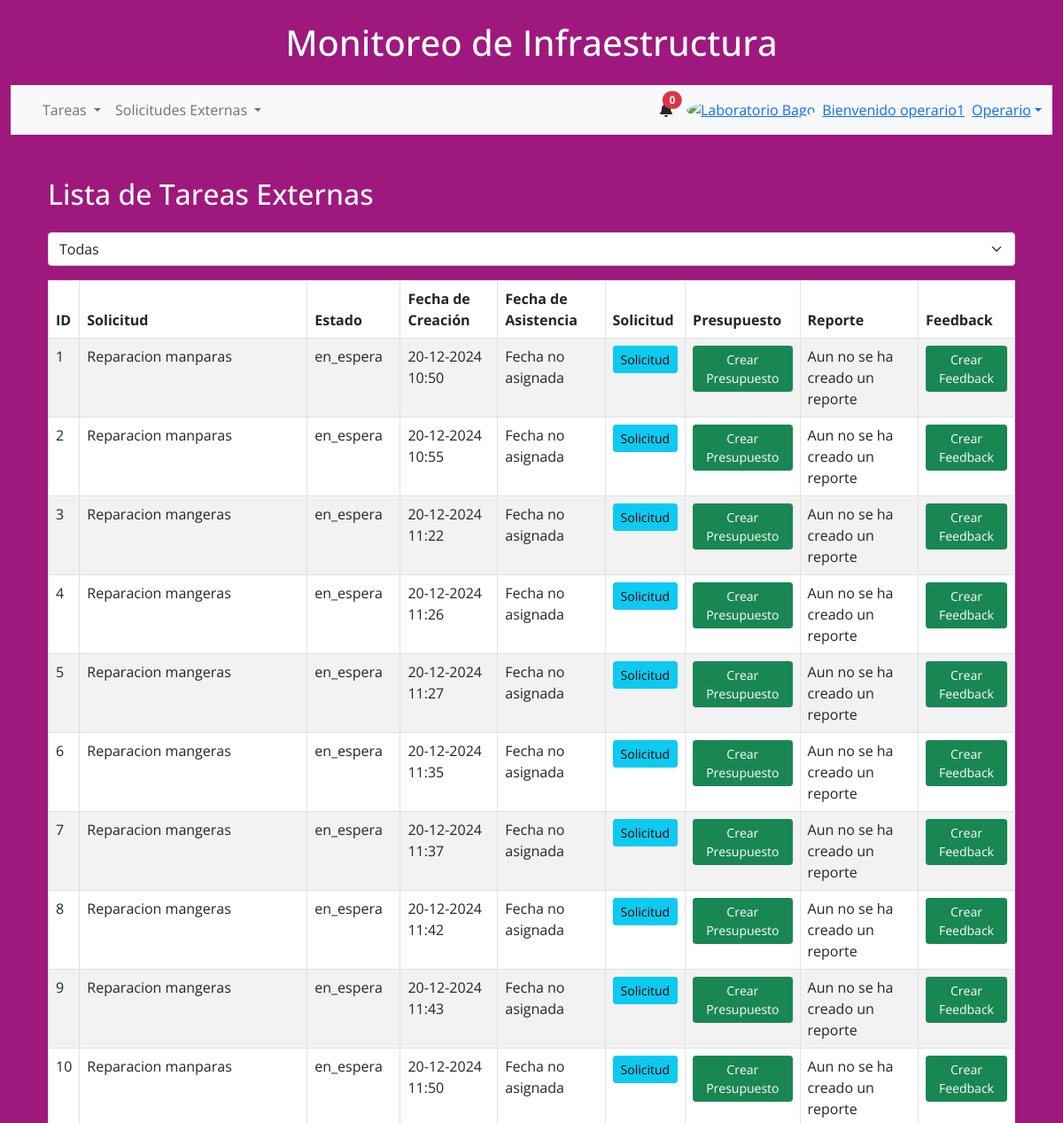
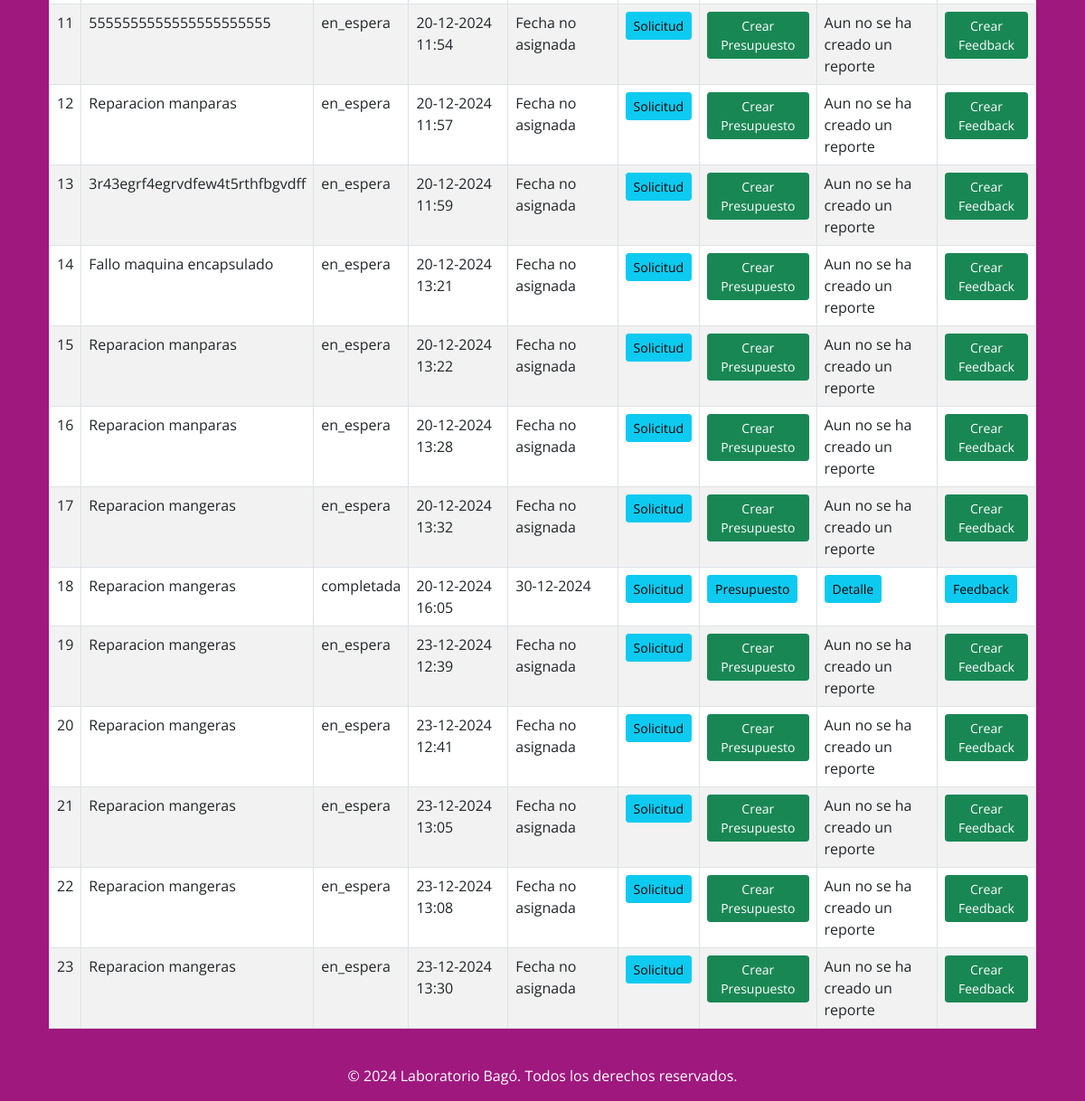
Page /externos/dashboard/listar_solicitudes (signed in) on the committed database (2 pictures, top to bottom).
### external_workers/models.py (models this page shows, shortened)
class TareaExterno(models.Model):
    solicitud = models.ForeignKey(SolicitudExterno, on_delete=models.CASCADE, related_name='tareas_externas')
    estado = models.CharField(
        max_length=20,
        choices=[('en_espera', 'En Espera'), ('en_curso', 'En Curso'), ('completada', 'Completada'), ('rechazada', 'Rechazada')],
        default='en_espera'
    )
    fecha_asistencia = models.DateField(null=True, blank=True)
    fecha_creacion = models.DateTimeField(auto_now_add=True)

class SolicitudExterno(models.Model):
    externo = models.ForeignKey(User, on_delete=models.CASCADE, related_name='solicitudes_externas')
    creado_por = models.ForeignKey(User, on_delete=models.SET_NULL, null=True, blank=True)
    objetivo = models.CharField(max_length=200, null=False, blank=False)
    descripcion = models.TextField(null=False, blank=False)
    imagen = models.ImageField(upload_to='ex_peticiones_imagenes/', null=False, blank=False)
    pdf_peticion = models.FileField(upload_to='ex_peticiones/', null=False, blank=False)
    fecha_creacion = models.DateTimeField(auto_now_add=True)

### external_workers/views.py (the view)
# urls.py: path('dashboard/listar_solicitudes', listar_solicitudes, name='listar_solicitudes'),
@login_required
def listar_solicitudes(request):
    estado_selec = request.GET.get('estado', 'todos')
    estados_validos = ['en_espera', 'en_curso', 'completada', 'rechazada']
    user_roles = request.user.groups.values_list('name', flat=True)
    is_superuser = request.user.is_superuser
    tareas_externo = TareaExterno.objects.all()
    if not is_superuser:
        if 'Externo' in user_roles:
            tareas_externo = tareas_externo.filter(solicitud__externo=request.user)
        elif 'Supervisor' in user_roles or 'Operario' in user_roles:
            tareas_externo = tareas_externo.filter(solicitud__creado_por=request.user)
    if estado_selec != 'todos' and estado_selec in estados_validos:
        tareas_externo = tareas_externo.filter(estado=estado_selec)
    return render(request, "app/dashboard/listar_solicitudes.html", {
        'tareas_externo': tareas_externo,
        'estado_selec': estado_selec,
        'es_superusuario': is_superuser,
        'es_externo': 'Externo' in user_roles,
        'es_supervisor': 'Supervisor' in user_roles,
        'es_operario': 'Operario' in user_roles,
    })

### app/context_processors.py (called while the page is built)
def user_groups(request):
    if request.user.is_authenticated:
        username = request.user.username
        grupos = request.user.groups.values_list('name', flat=True)
    else:
        username = None
        grupos = []
    return {
        'username': username,
        'grupos': grupos,
    }

def notificaciones(request):
    if request.user.is_authenticated:
        notificaciones = Notificacion.objects.filter(usuario=request.user, leido=False).order_by('-creado_en')[:3]
    else:
        notificaciones = []
    return {'notificaciones': notificaciones}

### app/templates/app/dashboard/listar_solicitudes.html (shortened to what this page needs)
{% extends '../base.html' %}
{% block content %}
<div class="container mt-5 text-white">
    <h2 class="mb-4">Lista de Tareas Externas</h2>
    <form method="get" action="{% url 'listar_solicitudes' %}">
        <div class="input-group mb-3">
            <select name="estado" id="estadoSelect" class="form-select" onchange="this.form.submit()">
                <option value="todos" {% if estado_selec == 'todos' %}selected{% endif %}>Todas</option>
            </select>
        </div>
    </form>
    <div class="table-responsive">
        <table class="table table-bordered table-striped bg-white">
            <thead>
                <tr>
                    <th>ID</th>
                    <th>Solicitud</th>
                    <th>Estado</th>
                    <th>Fecha de Creación</th>
                    <th>Fecha de Asistencia</th>
                    <th>Solicitud</th>
                    <th>Presupuesto</th>
                    <th>Reporte</th>
                    <th>Feedback</th>
                </tr>
            </thead>
            <tbody>
                {% for tarea in tareas_externo %}
                <tr>
                    <td>{{ tarea.id }}</td>
                    <td>{{ tarea.solicitud.objetivo }}</td>
                    <td>{{ tarea.estado }}</td>
                    <td>{{ tarea.fecha_creacion|date:"d-m-Y H:i" }}</td>
                    <td>
                        {% if tarea.fecha_asistencia %}
                            {{ tarea.fecha_asistencia|date:"d-m-Y" }}
                        {% else %}
                            Fecha no asignada
                        {% endif %}
                    </td>
                    <td>
                        {% if tarea.solicitud %}
                            <a href="{% url 'detalle_solicitud' tarea.solicitud.id %}" class="btn btn-info btn-sm">Solicitud</a>
                        {% else %}
                            <p>Sin Solicitud</p>
                        {% endif %}
                    </td>
                    <td>
                        {% if tarea.presupuesto_externo %}
                            <a href="{% url 'detalle_presupuesto' tarea.presupuesto_externo.id %}" class="btn btn-info btn-sm">Presupuesto</a>
                        {% else %}
                            {% if es_supervisor or es_operario %}
                                <a href="{% url 'gestionar_presupuesto' tarea.id %}" class="btn btn-success btn-sm">Crear Presupuesto</a>
                            {% else %}
                                Aun no se ha creado un presupuesto
                            {% endif %}
                        {% endif %}
                    </td>
                    <td>
                        {% if tarea.externo_reportes %}
                            <a href="{% url 'detalle_reporte_ext' tarea.externo_reportes.id %}" class="btn btn-info btn-sm">Detalle</a>
                        {% else %}
                            {% if es_externo and tarea.presupuesto_externo %}
                                <a href="{% url 'reporte_externo' tarea.id %}" class="btn btn-success btn-sm">Crear Reporte</a>
                            {% else %}
                                Aun no se ha creado un reporte
                            {% endif %}
                        {% endif %}
                    </td>
                    <td>
                        {% if tarea.externo_feedback %}
                            <a href="{% url 'detalle_feedback_ext' tarea.externo_feedback.id %}" class="btn btn-info btn-sm">Feedback</a>
                        {% else %}
                            {% if es_operario or es_supervisor and tarea.externo_reportes %}
                                <a href="{% url 'feedback_externo' tarea.id %}" class="btn btn-success btn-sm">Crear Feedback</a>
                            {% else %}
                                Aun no se ha creado un Feedback
                            {% endif %}
                        {% endif %}
                    </td>
                </tr>
            {% empty %}
                <tr>
                    <td colspan="9" class="text-center text-muted">No hay tareas disponibles.</td>
                </tr>
            {% endfor %}
            </tbody>
        </table>
    </div>
</div>
{% endblock %}

### app/templates/app/base.html (shortened to what this page needs)
{% load static %}
<!DOCTYPE html>
<html lang="es">
    <head>
        <link
          href="https://cdnjs.cloudflare.com/ajax/libs/font-awesome/6.0.0/css/all.min.css"
          rel="stylesheet"
        />
        <link href="https://cdn.jsdelivr.net/npm/bootstrap@5.0.2/dist/css/bootstrap.min.css" rel="stylesheet">
        <link
          href="{% static 'css/style.css' %}"
          rel="stylesheet"
        />
    </head>
<body class="Body-base" style="font-family: 'Open Sans', sans-serif;">
    <div class="container-fluid">
    <header class="text-center my-4">
        <h1>Monitoreo de Infraestructura</h1>
    </header>
    <nav class="navbar navbar-expand-lg navbar-light bg-light">
        <div class="container-fluid">
            {% if user.is_authenticated %}
            <div class="collapse navbar-collapse" id="navbarSupportedContent">
                <ul class="navbar-nav me-auto mb-2 mb-lg-0">
                    <li class="nav-item dropdown">
                        <a class="nav-link dropdown-toggle" href="#" id="tareasDropdown" role="button"
                           data-bs-toggle="dropdown" aria-expanded="false">
                            Tareas
                        </a>
                    </li>
                    <li class="nav-item dropdown">
                        <a class="nav-link dropdown-toggle" href="#" id="solicitudesDropdown" role="button"
                           data-bs-toggle="dropdown" aria-expanded="false">
                            Solicitudes Externas
                        </a>
                    </li>
                </ul>
            </div>
            <div class="d-flex align-items-center">
                <div class="dropdown">
                    <a
                        class="text-reset me-3 position-relative"
                        id="navbarDropdownMenuLink"
                        role="button"
                        data-bs-toggle="dropdown"
                        aria-expanded="false"
                        aria-label="Notifications"
                    >
                        <i class="fas fa-bell" aria-hidden="true"></i>
                        <span class="position-absolute top-0 start-100 translate-middle badge rounded-pill bg-danger">
                            {{ notificaciones|length }}
                        </span>
                    </a>
                </div>
            </div>
                <div class="dropdown">
                    <a
                        class="dropdown-toggle d-flex align-items-center"
                        href="#"
                        id="navbarDropdownMenuAvatar"
                        role="button"
                        data-bs-toggle="dropdown"
                        aria-expanded="false"
                    >
                        <img
                            src="https://bagochile.cl/wp-content/uploads/2023/05/cropped-SIMBOLO-LOGO-BAGO-OFF.jpg"
                            class="rounded-circle"
                            height="25"
                            alt="Laboratorio Bago"
                            loading="lazy"
                        />
                        {% if username %}
                        <span class="ms-2">Bienvenido {{ username }}</span>
                        {% if user.is_superuser %}
                            <span class="ms-2">Admin</span>
                        {% else %}
                            {% if grupos %}
                                {% for grupo in grupos %}
                                    <span class="ms-2">{{ grupo }}</span>
                                {% endfor %}
                            {% else %}
                                <span class="ms-2">Sin grupo</span>
                            {% endif %}
                        {% endif %}
                    {% endif %}
                    </a>
                </div>
                {% else %}
                <div>
                    <a href="{% url 'login' %}" class="btn btn-outline btn-rounded">Login</a>
                    <a href="{% url 'registro' %}" class="btn btn-outline btn-rounded">Registrarse</a>
                </div>
                {% endif %}
            </div>
        </div>
    <div class="container my-4">
        {% block content %}{% endblock content %}
    </div>
    <footer class="text-center mt-4">
        <p>&copy; 2024 Laboratorio Bagó. Todos los derechos reservados.</p>
    </footer>
{% load sweetify %}
</body>
</html>

### app/static/css/style.css (style rules this page uses)
.Body-base { background-color: #9f187e; }
header { color: white !important; }
footer { color: white !important; }

### rows in the picture
TareaExterno: id "1", solicitud.objetivo "Reparacion manparas", estado "en_espera", fecha_creacion "20-12-2024 10:50", shows "Fecha no asignada", shows "Solicitud", shows "Crear Presupuesto", shows "Aun no se ha creado un reporte", shows "Crear Feedback"
TareaExterno: id "2", solicitud.objetivo "Reparacion manparas", estado "en_espera", fecha_creacion "20-12-2024 10:55", shows "Fecha no asignada", shows "Solicitud", shows "Crear Presupuesto", shows "Aun no se ha creado un reporte", shows "Crear Feedback"
TareaExterno: id "3", solicitud.objetivo "Reparacion mangeras", estado "en_espera", fecha_creacion "20-12-2024 11:22", shows "Fecha no asignada", shows "Solicitud", shows "Crear Presupuesto", shows "Aun no se ha creado un reporte", shows "Crear Feedback"
TareaExterno: id "4", solicitud.objetivo "Reparacion mangeras", estado "en_espera", fecha_creacion "20-12-2024 11:26", shows "Fecha no asignada", shows "Solicitud", shows "Crear Presupuesto", shows "Aun no se ha creado un reporte", shows "Crear Feedback"
TareaExterno: id "5", solicitud.objetivo "Reparacion mangeras", estado "en_espera", fecha_creacion "20-12-2024 11:27", shows "Fecha no asignada", shows "Solicitud", shows "Crear Presupuesto", shows "Aun no se ha creado un reporte", shows "Crear Feedback"
TareaExterno: id "6", solicitud.objetivo "Reparacion mangeras", estado "en_espera", fecha_creacion "20-12-2024 11:35", shows "Fecha no asignada", shows "Solicitud", shows "Crear Presupuesto", shows "Aun no se ha creado un reporte", shows "Crear Feedback"
TareaExterno: id "7", solicitud.objetivo "Reparacion mangeras", estado "en_espera", fecha_creacion "20-12-2024 11:37", shows "Fecha no asignada", shows "Solicitud", shows "Crear Presupuesto", shows "Aun no se ha creado un reporte", shows "Crear Feedback"
TareaExterno: id "8", solicitud.objetivo "Reparacion mangeras", estado "en_espera", fecha_creacion "20-12-2024 11:42", shows "Fecha no asignada", shows "Solicitud", shows "Crear Presupuesto", shows "Aun no se ha creado un reporte", shows "Crear Feedback"
TareaExterno: id "9", solicitud.objetivo "Reparacion mangeras", estado "en_espera", fecha_creacion "20-12-2024 11:43", shows "Fecha no asignada", shows "Solicitud", shows "Crear Presupuesto", shows "Aun no se ha creado un reporte", shows "Crear Feedback"
TareaExterno: id "10", solicitud.objetivo "Reparacion manparas", estado "en_espera", fecha_creacion "20-12-2024 11:50", shows "Fecha no asignada", shows "Solicitud", shows "Crear Presupuesto", shows "Aun no se ha creado un reporte", shows "Crear Feedback"
TareaExterno: id "11", solicitud.objetivo "5555555555555555555555", estado "en_espera", fecha_creacion "20-12-2024 11:54", shows "Fecha no asignada", shows "Solicitud", shows "Crear Presupuesto", shows "Aun no se ha creado un reporte", shows "Crear Feedback"
TareaExterno: id "12", solicitud.objetivo "Reparacion manparas", estado "en_espera", fecha_creacion "20-12-2024 11:57", shows "Fecha no asignada", shows "Solicitud", shows "Crear Presupuesto", shows "Aun no se ha creado un reporte", shows "Crear Feedback"
TareaExterno: id "13", solicitud.objetivo "3r43egrf4egrvdfew4t5rthfbgvdff", estado "en_espera", fecha_creacion "20-12-2024 11:59", shows "Fecha no asignada", shows "Solicitud", shows "Crear Presupuesto", shows "Aun no se ha creado un reporte", shows "Crear Feedback"
TareaExterno: id "14", solicitud.objetivo "Fallo maquina encapsulado", estado "en_espera", fecha_creacion "20-12-2024 13:21", shows "Fecha no asignada", shows "Solicitud", shows "Crear Presupuesto", shows "Aun no se ha creado un reporte", shows "Crear Feedback"
TareaExterno: id "15", solicitud.objetivo "Reparacion manparas", estado "en_espera", fecha_creacion "20-12-2024 13:22", shows "Fecha no asignada", shows "Solicitud", shows "Crear Presupuesto", shows "Aun no se ha creado un reporte", shows "Crear Feedback"
TareaExterno: id "16", solicitud.objetivo "Reparacion manparas", estado "en_espera", fecha_creacion "20-12-2024 13:28", shows "Fecha no asignada", shows "Solicitud", shows "Crear Presupuesto", shows "Aun no se ha creado un reporte", shows "Crear Feedback"
TareaExterno: id "17", solicitud.objetivo "Reparacion mangeras", estado "en_espera", fecha_creacion "20-12-2024 13:32", shows "Fecha no asignada", shows "Solicitud", shows "Crear Presupuesto", shows "Aun no se ha creado un reporte", shows "Crear Feedback"
TareaExterno: id "18", solicitud.objetivo "Reparacion mangeras", estado "completada", fecha_creacion "20-12-2024 16:05", fecha_asistencia "30-12-2024", shows "Solicitud", shows "Presupuesto", shows "Detalle", shows "Feedback"
TareaExterno: id "19", solicitud.objetivo "Reparacion mangeras", estado "en_espera", fecha_creacion "23-12-2024 12:39", shows "Fecha no asignada", shows "Solicitud", shows "Crear Presupuesto", shows "Aun no se ha creado un reporte", shows "Crear Feedback"
TareaExterno: id "20", solicitud.objetivo "Reparacion mangeras", estado "en_espera", fecha_creacion "23-12-2024 12:41", shows "Fecha no asignada", shows "Solicitud", shows "Crear Presupuesto", shows "Aun no se ha creado un reporte", shows "Crear Feedback"
TareaExterno: id "21", solicitud.objetivo "Reparacion mangeras", estado "en_espera", fecha_creacion "23-12-2024 13:05", shows "Fecha no asignada", shows "Solicitud", shows "Crear Presupuesto", shows "Aun no se ha creado un reporte", shows "Crear Feedback"
TareaExterno: id "22", solicitud.objetivo "Reparacion mangeras", estado "en_espera", fecha_creacion "23-12-2024 13:08", shows "Fecha no asignada", shows "Solicitud", shows "Crear Presupuesto", shows "Aun no se ha creado un reporte", shows "Crear Feedback"
TareaExterno: id "23", solicitud.objetivo "Reparacion mangeras", estado "en_espera", fecha_creacion "23-12-2024 13:30", shows "Fecha no asignada", shows "Solicitud", shows "Crear Presupuesto", shows "Aun no se ha creado un reporte", shows "Crear Feedback"

### other values in the picture
{{ notificaciones|length }} "0"
{{ username }} "operario1"
{{ grupo }} "Operario"
